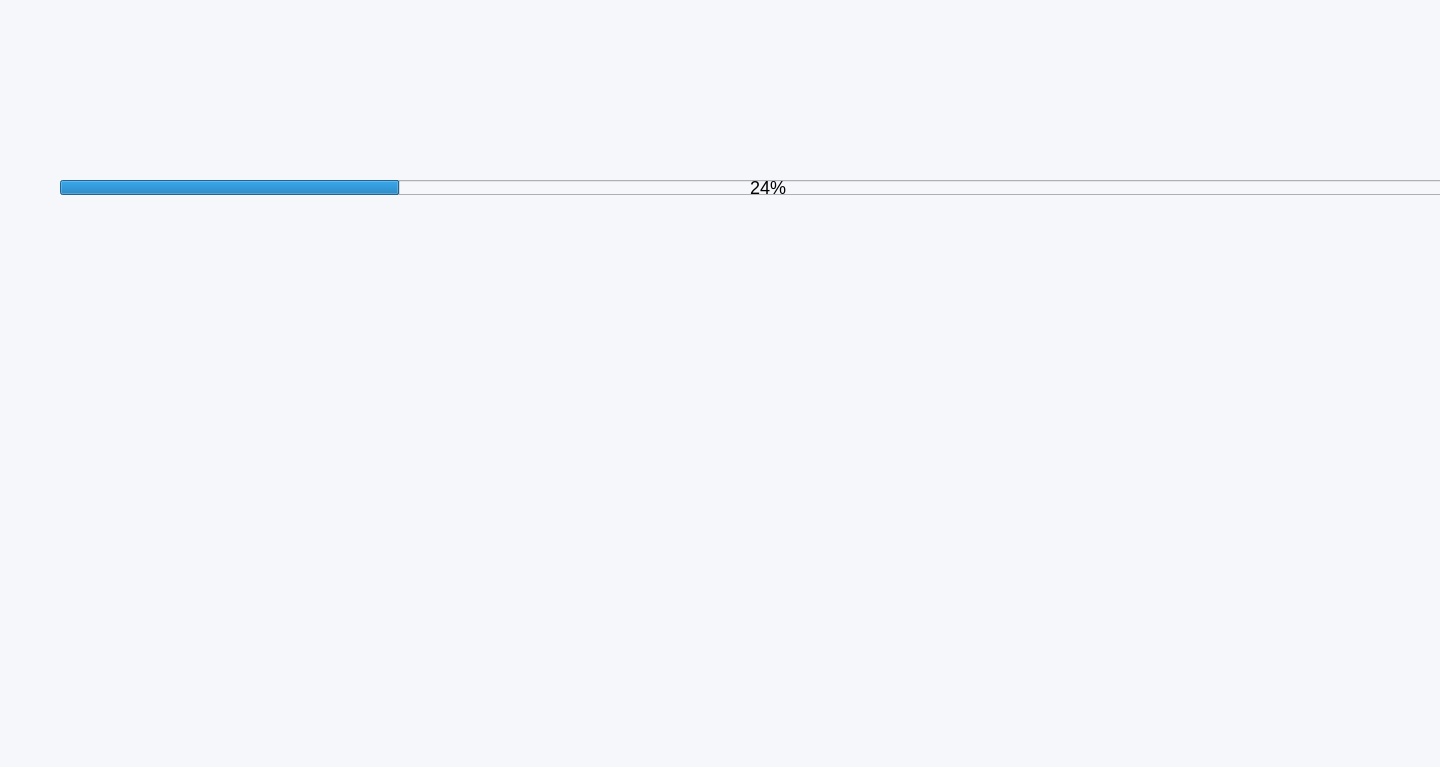
<?xml version="1.0" encoding="UTF-8"?>
<ui version="4.0">
 <class>Quiz</class>
 <widget class="QMainWindow" name="Quiz">
  <property name="geometry">
   <rect>
    <x>0</x>
    <y>0</y>
    <width>1440</width>
    <height>767</height>
   </rect>
  </property>
  <property name="windowTitle">
   <string>Quiz - 5 Bài (Duolingo Style)</string>
  </property>
  <widget class="QWidget" name="centralwidget">
   <property name="styleSheet">
    <string>
QWidget{
    font-family:Segoe UI;
    font-size:18px;
    background-color:#f6f7fb;
}
QFrame#frame_header{
    background-color:white;
    border-radius:18px;
    border:2px solid #e5e5e5;
}
QLabel#label_title{
    font-size:30px;
    font-weight:900;
    color:#58cc02;
}
QLabel#label_subtitle{
    font-size:14px;
    font-weight:600;
    color:#636e72;
}
QFrame#frame_quiz{
    background-color:white;
    border-radius:18px;
    border:2px solid #e5e5e5;
}
QLabel{
    color:#2d3436;
}
QRadioButton{
    background-color:#ffffff;
    border:2px solid #e5e5e5;
    border-radius:16px;
    padding:14px;
    font-size:16px;
    font-weight:700;
    color:#2d3436;
}
QRadioButton:hover{
    border:2px solid #58cc02;
    background-color:#f3ffe9;
}
QPushButton{
    border:none;
    border-radius:16px;
    padding:14px 22px;
    font-size:15px;
    font-weight:900;
}
QPushButton#btn_next{
    background-color:#58cc02;
    color:white;
}
QPushButton#btn_next:hover{
    background-color:#46a302;
}
QPushButton#btn_prev{
    background-color:#dfe6e9;
    color:#2d3436;
}
QPushButton#btn_prev:hover{
    background-color:#b2bec3;
}
QPushButton#btn_bai1, QPushButton#btn_bai2, QPushButton#btn_bai3, QPushButton#btn_bai4, QPushButton#btn_bai5{
    background-color:white;
    border:2px solid #e5e5e5;
    color:#2d3436;
    font-size:14px;
    font-weight:800;
    padding:12px;
}
QPushButton#btn_bai1:hover, QPushButton#btn_bai2:hover, QPushButton#btn_bai3:hover, QPushButton#btn_bai4:hover, QPushButton#btn_bai5:hover{
    border:2px solid #58cc02;
    background-color:#f3ffe9;
}
    

QLabel[role=&quot;question&quot;]{
    font-size:26px;
    font-weight:800;
    color:#222222;
}
QRadioButton[role=&quot;answer&quot;]{
    font-size:22px;
    font-weight:600;
    color:#222222;
}
QLabel[role=&quot;explain&quot;]{
    font-size:22px;
    font-weight:600;
    color:#444444;
}

</string>
   </property>
   <widget class="QProgressBar" name="progressBar">
    <property name="geometry">
     <rect>
      <x>60</x>
      <y>180</y>
      <width>1416</width>
      <height>15</height>
     </rect>
    </property>
    <property name="maximumSize">
     <size>
      <width>16777215</width>
      <height>15</height>
     </size>
    </property>
    <property name="value">
     <number>24</number>
    </property>
   </widget>
  </widget>
 </widget>
 <resources/>
 <connections/>
</ui>
